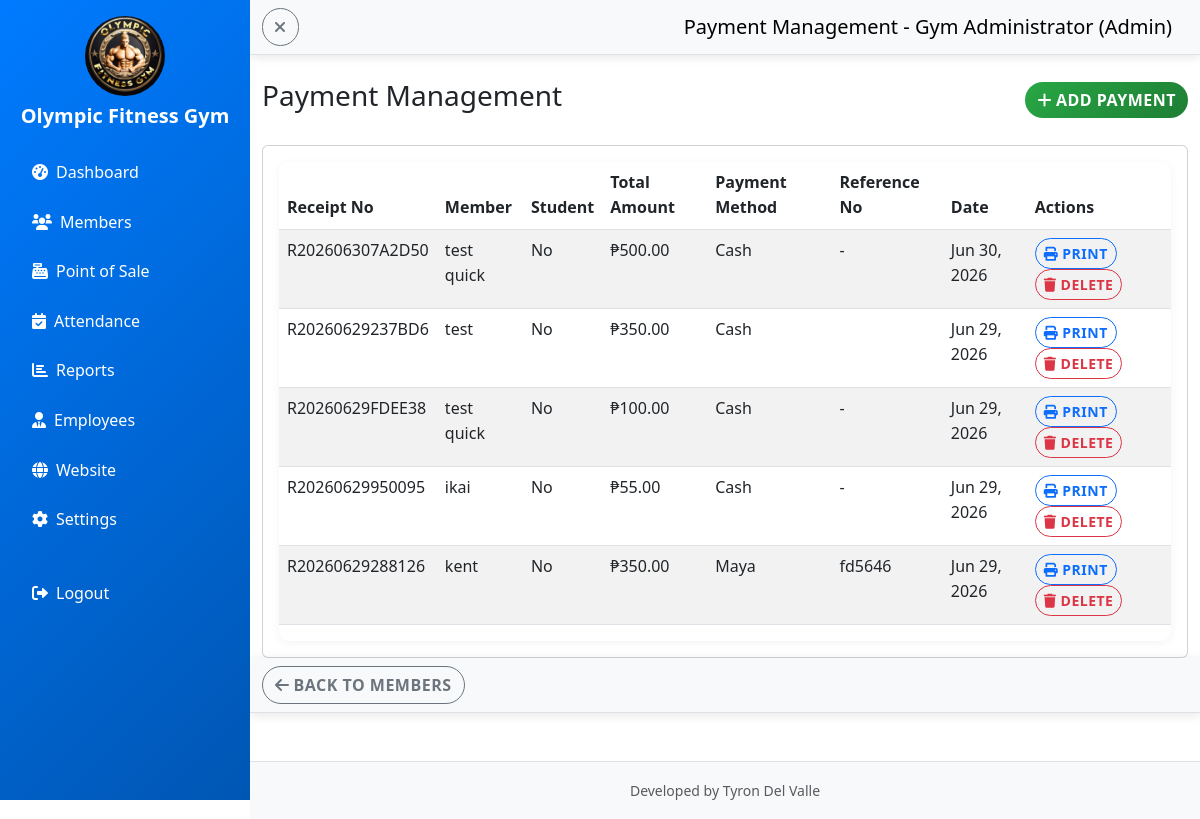
Before: /admin/payments.php (signed in) with the older database file.
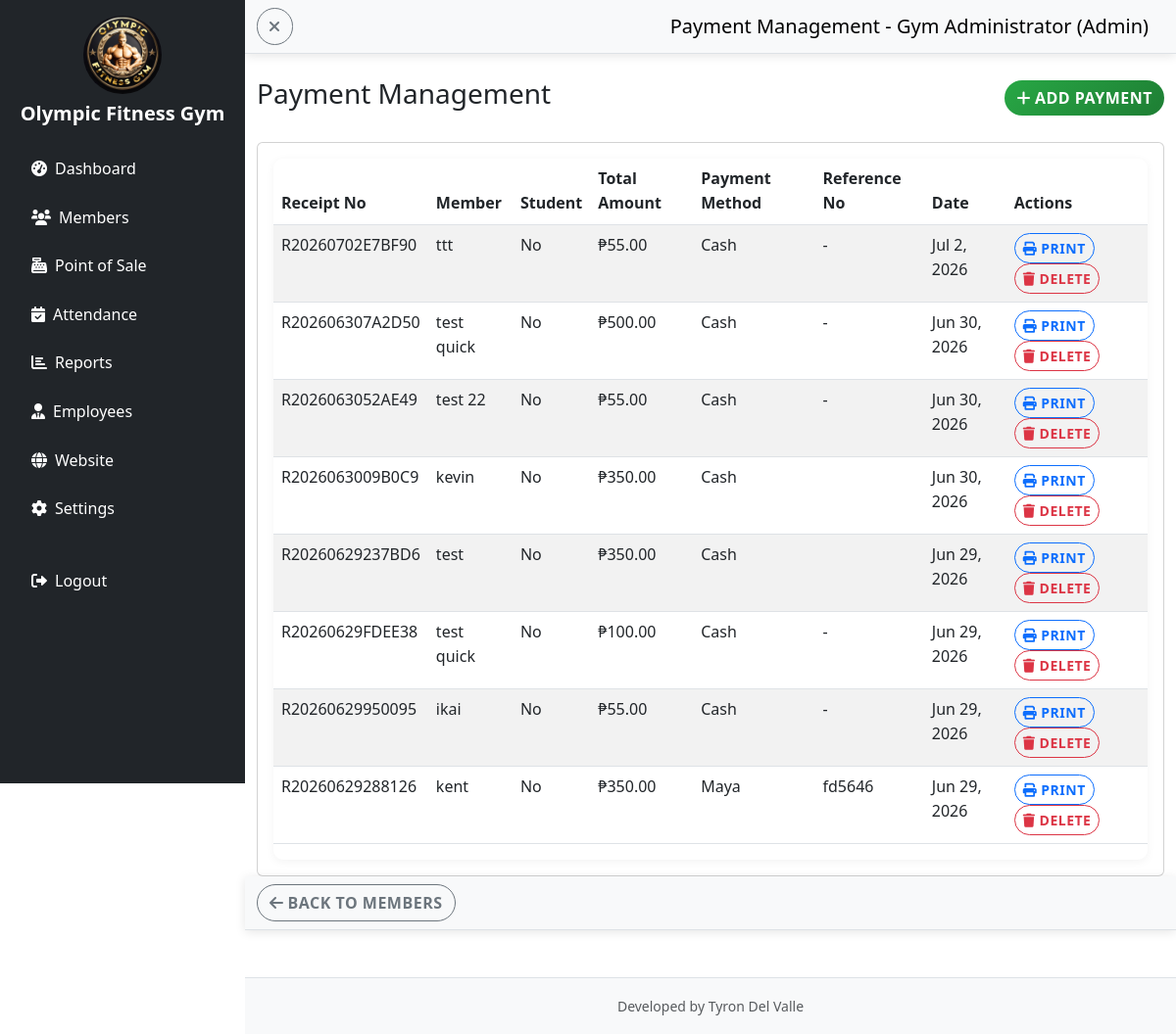
After: the same page with the newer database file.
### tables this page shows
CREATE TABLE `gym_settings` (
  `id` int(11) NOT NULL AUTO_INCREMENT,
  `gym_name` varchar(255) NOT NULL DEFAULT 'Gym Management System',
  `logo_path` varchar(255) NOT NULL DEFAULT 'gym logo.jpg',
  `background_path` varchar(255) NOT NULL DEFAULT 'gym background.jpg',
  `updated_at` timestamp NOT NULL DEFAULT current_timestamp() ON UPDATE current_timestamp(),
  `sidebar_theme` varchar(50) NOT NULL DEFAULT 'primary',
  `student_discount_enabled` tinyint(1) DEFAULT 1,
  `per_session_fee` decimal(10,2) DEFAULT 50.00,
  `half_month_fee` decimal(10,2) DEFAULT 300.00,
  `one_month_fee` decimal(10,2) DEFAULT 500.00,
  `two_months_fee` decimal(10,2) DEFAULT 900.00,
  `three_months_fee` decimal(10,2) DEFAULT 1300.00,
  `four_months_fee` decimal(10,2) DEFAULT 1700.00,
  `five_months_fee` decimal(10,2) DEFAULT 2100.00,
  `six_months_fee` decimal(10,2) DEFAULT 2500.00,
  `seven_months_fee` decimal(10,2) DEFAULT 2900.00,
  `eight_months_fee` decimal(10,2) DEFAULT 3300.00,
  `nine_months_fee` decimal(10,2) DEFAULT 3700.00,
  `ten_months_fee` decimal(10,2) DEFAULT 4100.00,
  `eleven_months_fee` decimal(10,2) DEFAULT 4500.00,
  `one_year_fee` decimal(10,2) DEFAULT 5000.00,
  `two_years_fee` decimal(10,2) DEFAULT 9000.00,
  `three_years_fee` decimal(10,2) DEFAULT 13000.00,
  PRIMARY KEY (`id`)
);

CREATE TABLE `payments` (
  `id` int(11) NOT NULL AUTO_INCREMENT,
  `member_id` int(11) NOT NULL,
  `amount` decimal(10,2) NOT NULL,
  `receipt_no` varchar(50) NOT NULL,
  `payment_method` varchar(50) DEFAULT NULL,
  `payment_date` datetime DEFAULT current_timestamp(),
  `notes` text DEFAULT NULL,
  `is_student_discount` tinyint(1) DEFAULT 0,
  `student_id` varchar(50) DEFAULT NULL,
  `discount_amount` decimal(10,2) DEFAULT 0.00,
  `reference_no` varchar(100) DEFAULT NULL,
  `created_by` int(11) DEFAULT NULL,
  PRIMARY KEY (`id`),
  UNIQUE KEY `receipt_no` (`receipt_no`),
  KEY `member_id` (`member_id`),
  KEY `fk_payments_created_by` (`created_by`),
  CONSTRAINT `fk_payments_created_by` FOREIGN KEY (`created_by`) REFERENCES `users` (`id`),
  CONSTRAINT `payments_ibfk_1` FOREIGN KEY (`member_id`) REFERENCES `members` (`id`) ON DELETE CASCADE
);

CREATE TABLE `members` (
  `id` int(11) NOT NULL AUTO_INCREMENT,
  `member_code` varchar(50) DEFAULT NULL,
  `fullname` varchar(100) NOT NULL,
  `email` varchar(100) DEFAULT NULL,
  `phone` varchar(20) DEFAULT NULL,
  `address` text DEFAULT NULL,
  `plan` varchar(50) DEFAULT NULL,
  `start_date` date DEFAULT NULL,
  `end_date` date DEFAULT NULL,
  `status` enum('ACTIVE','EXPIRED','SUSPENDED') DEFAULT 'ACTIVE',
  `is_student` tinyint(1) DEFAULT 0,
  `student_id` varchar(50) DEFAULT NULL,
  `created_at` timestamp NOT NULL DEFAULT current_timestamp(),
  `created_by` int(11) DEFAULT NULL,
  `qr_code` varchar(255) DEFAULT NULL,
  `qr_token` varchar(64) DEFAULT NULL,
  PRIMARY KEY (`id`),
  UNIQUE KEY `member_code` (`member_code`),
  UNIQUE KEY `qr_token` (`qr_token`),
  KEY `fk_members_created_by` (`created_by`),
  CONSTRAINT `fk_members_created_by` FOREIGN KEY (`created_by`) REFERENCES `users` (`id`)
);

### admin/payments.php (the view, shortened to what this page needs)
    <?php
include "../config/db.php";
$user = $_SESSION['user'];
$settings = $conn->query("SELECT * FROM gym_settings WHERE id = 1")->fetch_assoc();
$student_discount_enabled = isset($settings['student_discount_enabled']) ? $settings['student_discount_enabled'] : true;
$payments = $conn->query("SELECT p.*, m.fullname, m.is_student, u.fullname as created_by_name FROM payments p JOIN members m ON p.member_id = m.id LEFT JOIN users u ON p.created_by = u.id ORDER BY p.payment_date DESC");
?>
<!DOCTYPE html>
<html lang="en">
<head>
    <link href="https://cdn.jsdelivr.net/npm/bootstrap@5.3.0/dist/css/bootstrap.min.css" rel="stylesheet">
    <link href="https://cdnjs.cloudflare.com/ajax/libs/font-awesome/6.0.0/css/all.min.css" rel="stylesheet">
    <link href="../assets/style.css?v=20260630f" rel="stylesheet">
</head>
<body>
    <div class="d-flex">
        <nav id="sidebar" class="bg-<?php echo htmlspecialchars($settings['sidebar_theme']); ?> <?php echo ($settings['sidebar_theme'] == 'light') ? 'text-dark' : 'text-white'; ?> vh-100" style="width: 250px;">
            <div class="p-3">
                <div class="text-center mb-4">
                    <img src="../<?php echo htmlspecialchars($settings['logo_path']); ?>" alt="Gym Logo" class="rounded-circle mb-2" style="width: 80px; height: 80px;">
                    <h5 class="fw-bold"><?php echo htmlspecialchars($settings['gym_name']); ?></h5>
                </div>
                <ul class="nav flex-column">
                    <li class="nav-item mb-2">
                        <a class="nav-link <?php echo ($settings['sidebar_theme'] == 'light') ? 'text-dark' : 'text-white'; ?>" href="dashboard.php">
                            <i class="fas fa-tachometer-alt me-2"></i><span>Dashboard</span>
                        </a>
                    </li>
                    <li class="nav-item mb-2">
                        <a class="nav-link <?php echo ($settings['sidebar_theme'] == 'light') ? 'text-dark' : 'text-white'; ?>" href="members.php">
                            <i class="fas fa-users me-2"></i><span>Members</span>
                        </a>
                    </li>
                    <li class="nav-item mb-2">
                        <a class="nav-link <?php echo ($settings['sidebar_theme'] == 'light') ? 'text-dark' : 'text-white'; ?>" href="pos.php">
                            <i class="fas fa-cash-register me-2"></i><span>Point of Sale</span>
                        </a>
                    </li>
                    <li class="nav-item mb-2">
                        <a class="nav-link <?php echo ($settings['sidebar_theme'] == 'light') ? 'text-dark' : 'text-white'; ?>" href="attendance.php">
                            <i class="fas fa-calendar-check me-2"></i><span>Attendance</span>
                        </a>
                    </li>
                    <li class="nav-item mb-2">
                        <a class="nav-link <?php echo ($settings['sidebar_theme'] == 'light') ? 'text-dark' : 'text-white'; ?>" href="reports.php">
                            <i class="fas fa-chart-bar me-2"></i><span>Reports</span>
                        </a>
                    </li>
                    <li class="nav-item mb-2">
                        <a class="nav-link <?php echo ($settings['sidebar_theme'] == 'light') ? 'text-dark' : 'text-white'; ?>" href="employees.php">
                            <i class="fas fa-user-tie me-2"></i><span>Employees</span>
                        </a>
                    </li>
                    <li class="nav-item mb-2">
                        <a class="nav-link <?php echo ($settings['sidebar_theme'] == 'light') ? 'text-dark' : 'text-white'; ?>" href="website_settings.php">
                            <i class="fas fa-globe me-2"></i><span>Website</span>
                        </a>
                    </li>
                    <li class="nav-item mb-2">
                        <a class="nav-link <?php echo ($settings['sidebar_theme'] == 'light') ? 'text-dark' : 'text-white'; ?> active" href="settings.php">
                            <i class="fas fa-cog me-2"></i><span>Settings</span>
                        </a>
                    </li>
                    <li class="nav-item mt-4">
                        <a class="nav-link <?php echo ($settings['sidebar_theme'] == 'light') ? 'text-dark' : 'text-white'; ?>" href="../logout.php">
                            <i class="fas fa-sign-out-alt me-2"></i><span>Logout</span>
                        </a>
                    </li>
                </ul>
            </div>
        </nav>
        <div class="flex-grow-1">
            <nav class="navbar navbar-light bg-light border-bottom">
                <div class="container-fluid">
                    <button class="btn btn-outline-secondary me-3" id="sidebarToggle">
                        <i class="fas fa-bars"></i>
                    </button>
                    <span class="navbar-brand mb-0 h1">Payment Management - <?php echo htmlspecialchars($user['fullname']); ?> (Admin)</span>
                </div>
            </nav>
            <div class="container-fluid mt-4">
        <div class="row">
            <div class="col-12">
                <div class="d-flex justify-content-between align-items-center mb-4">
                    <h1 class="h3">Payment Management</h1>
                    <button class="btn btn-success" data-bs-toggle="modal" data-bs-target="#addPaymentModal">
                        <i class="fas fa-plus me-1"></i>Add Payment
                    </button>
                </div>
                <div class="card">
                    <div class="card-body">
                        <div class="table-responsive">
                            <table class="table table-striped">
                                <thead>
                                    <tr>
                                        <th>Receipt No</th>
                                        <th>Member</th>
                                        <?php if ($student_discount_enabled): ?>
                                        <th>Student</th>
                                        <?php endif; ?>
                                        <th>Total Amount</th>
                                        <th>Payment Method</th>
                                        <th>Reference No</th>
                                        <th>Date</th>
                                        <th>Actions</th>
                                    </tr>
                                </thead>
                                <tbody>
                                    <?php while ($payment = $payments->fetch_assoc()): ?>
                                    <tr>
                                        <td><?php echo htmlspecialchars($payment['receipt_no']); ?></td>
                                        <td><?php echo htmlspecialchars($payment['fullname']); ?></td>
                                        <?php if ($student_discount_enabled): ?>
                                        <td><?php if ($payment['is_student']): ?><span class="badge bg-info">Student</span><?php else: ?>No<?php endif; ?></td>
                                        <?php endif; ?>
                                        <td>₱<?php echo number_format($payment['amount'] - $payment['discount_amount'], 2); ?></td>
                                        <td><?php echo htmlspecialchars($payment['payment_method'] ?? 'Cash'); ?></td>
                                        <td><?php echo htmlspecialchars($payment['reference_no'] ?? '-'); ?></td>
                                        <td><?php echo date('M j, Y', strtotime($payment['payment_date'])); ?></td>
                                        <td>
                                            <a href="print_receipt.php?id=<?php echo $payment['id']; ?>" class="btn btn-sm btn-outline-primary" target="_blank">
                                                <i class="fas fa-print"></i> Print
                                            </a>
                                            <button class="btn btn-sm btn-outline-danger" onclick="deletePayment(<?php echo $payment['id']; ?>)">
                                                <i class="fas fa-trash"></i> Delete
                                            </button>
                                        </td>
                                    </tr>
                                    <?php endwhile; ?>
                                </tbody>
                            </table>
                        </div>
                    </div>
                </div>
            </div>
        </div>
    </div>
      <nav class="navbar navbar-light bg-light border-bottom">
                <div class="container-fluid">
                    <a href="members.php" class="btn btn-outline-secondary me-3">
                        <i class ="fas fa-arrow-left me-1"></i>Back to Members
                    </a>
            </nav>
    <footer class="bg-light text-center text-muted py-3 mt-5 border-top">
        <div class="container">
            <small>Developed by Tyron Del Valle</small>
        </div>
    </footer>
</body>
</html>

### assets/style.css (style rules this page uses)
.btn { transition: all 0.3s ease; border-radius: 25px; font-weight: 600; text-transform: uppercase; letter-spacing: 0.5px; position: relative; overflow: hidden; }
.btn::before { content: ''; position: absolute; top: 0; left: -100%; width: 100%; height: 100%; background: linear-gradient(90deg, transparent, rgba(255, 255, 255, 0.2), transparent); transition: left 0.5s; }
.btn-success { background: linear-gradient(135deg, #28a745, #1e7e34); border: none; }
body { animation: pageLoad 0.5s ease-out; }
.navbar { box-shadow: 0 2px 10px rgba(0, 0, 0, 0.1); }
body { font-family: 'Segoe UI', Tahoma, Geneva, Verdana, sans-serif; line-height: 1.6; }
h1, h2, h3, h4, h5, h6 { font-weight: 700; color: #2c3e50; }
#sidebar h1, #sidebar h2, #sidebar h3, #sidebar h4, #sidebar h5, #sidebar h6 { color: inherit; }
.table-responsive { border-radius: 10px; overflow-x: auto; overflow-y: hidden; -webkit-overflow-scrolling: touch; box-shadow: 0 2px 10px rgba(0, 0, 0, 0.05); }
#sidebar { position: fixed; top: 0; left: 0; height: 100vh; width: 250px !important; transition: width 0.3s ease, transform 0.3s ease; z-index: 1000; pointer-events: auto; }
.flex-grow-1 { margin-left: 250px; transition: margin-left 0.3s ease; }
.bg-primary { background: linear-gradient(135deg, #007bff, #0056b3) !important; }

Changed rows visible on the page:
changed gym_settings "Olympic Fitness Gym": sidebar_theme "primary" → "dark" (drawn)
added payments: receipt_no "R20260702E7BF90", member.fullname "ttt", $payment['amount']-$payment['discount_amount'] "55.00", payment_method "Cash", reference_no "-", payment_date "Jul 2, 2026"
added payments: receipt_no "R2026063052AE49", member.fullname "test 22", $payment['amount']-$payment['discount_amount'] "55.00", payment_method "Cash", reference_no "-", payment_date "Jun 30, 2026"
added payments: receipt_no "R2026063009B0C9", member.fullname "kevin", $payment['amount']-$payment['discount_amount'] "350.00", payment_method "Cash", payment_date "Jun 30, 2026"
